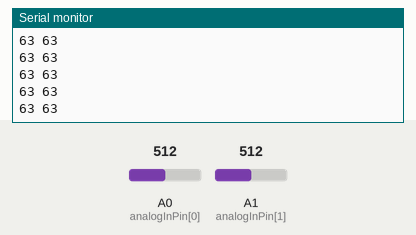
Simulated run of this sketch. Board: Arduino Uno, built with avr-gcc and run on an emulated ATmega328P. Shown: the last lines printed to the serial monitor. The inputs (shaded band) are chosen by the test bench; at power-on: A0 (analogInPin[0]) = 512, A1 (analogInPin[1]) = 512.

Above: at 1.2 s.
1.3 s: A0 (analogInPin[0]) set to 87
At 1.39 s:
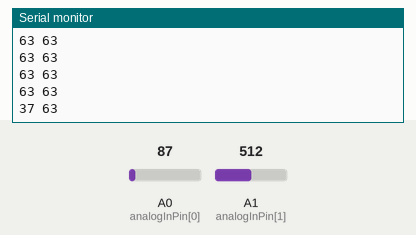
4.3 s: A0 (analogInPin[0]) set to 76
At 4.36 s:
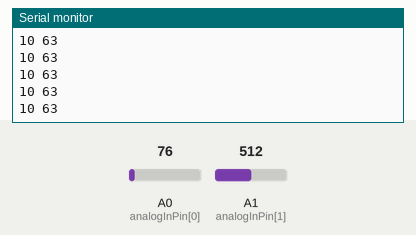
Timing chart, 0 to 7.3 s (numbered marks = the images above; inputs shaded):
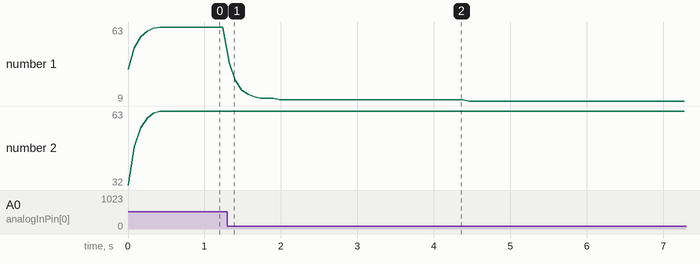

Measured:
- after the input at 1.3 s, the serial monitor: prints a new line at once (image 1)
- plotted number 1: 63 → 10 after the input at 1.3 s, 10 → 9 after the input at 4.3 s

The sketch:

IR_test.ino
```cpp
//#include <MIDI.h>
//MIDI_CREATE_DEFAULT_INSTANCE();
// These constants won't change. They're used to give names to the pins used:
const int potN = 2; // total number of pots
const int analogInPin[potN] = {A0, A1}; // Analog input pin that the potentiometers are attached to

int sensorValue[potN] = {0};        // value read from the pot
int sensorPValue[potN] = {0};        // previous val
int potVar[potN] = {0};        // previous val
int outputValue[potN] = {0};        // value output to the midi
int outputValue_old[potN] = {0};

const byte channel = 0;


void setup() {
Serial.begin(9600);
}
void loop()
{

  // read the analog in value:
  //sensorValue = analogRead(analogInPin);

  for (int i = 0; i < potN; i++) {
    //sensorValue[i] = analogRead(analogInPin[i]);

    // one pole filter
    // y[n] = A0 * x[n] + B1 * y[n-1];
    // A = 0.15 and B = 0.85
    int reading = analogRead(analogInPin[i]);
    float filteredVal = 0.5 * reading + 0.5 * sensorPValue[i];
    sensorValue[i] = filteredVal;

    potVar[i] = abs(sensorValue[i] - sensorPValue[i]);
    sensorPValue[i] = sensorValue[i];
  }

  // map it to the range of the analog out:
  for (int i = 0; i < potN; i++) {
  outputValue[i] = map(sensorValue[i], 0, 1023, 0, 128);
  }


  // print the results to the Serial Monitor:
  for (int i = 0; i < potN; i++) {
    //Serial.print(i);
    //Serial.print(": ");
    //Serial.print(sensorValue[i]);
    Serial.print(outputValue[i]);
    Serial.print(" ");

  }
  Serial.println();

  // wait 2 milliseconds before the next loop for the analog-to-digital
  // converter to settle after the last reading:
  delay(2);
delay(80); // for staiblity
}
```
